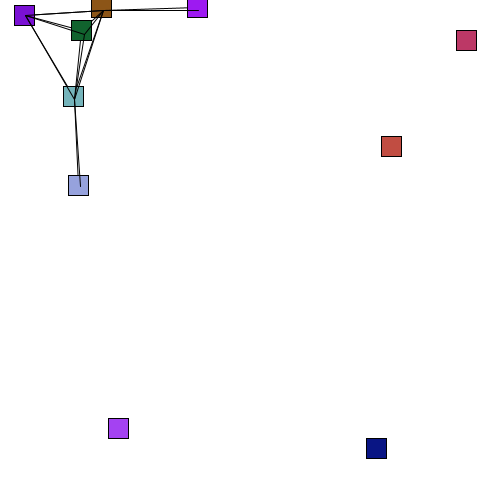
Frame 1 (no input)
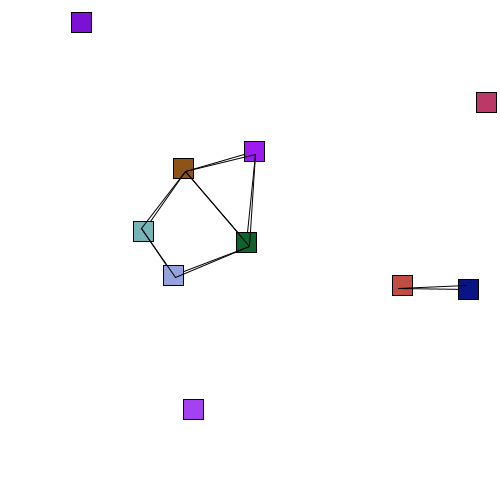
Frame 60 (the mouse pressed at the canvas centre just before this capture)
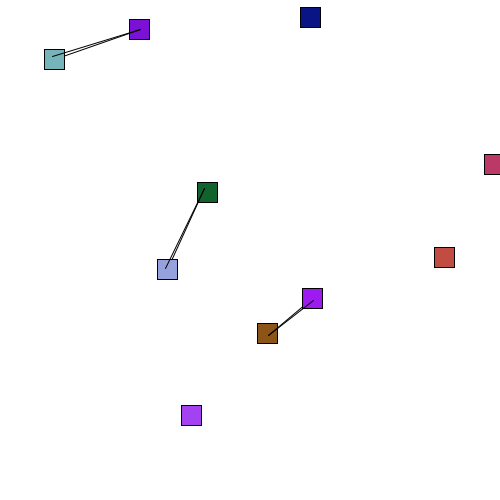
Frame 120 (the mouse held since frame 60 and released just before this capture)

The Processing sketch that drew these frames (run headless with seeded random() and noise(); from frame 60 on, the mouse is pressed at the canvas centre):

// Processing sketch: processing_147932
// ── processing_147932.pde

//variables
//Car myCar;
//Car myCar2;

Car[] myCars = new Car[10];

void setup() {
  size(500, 500);
  //(contrutor variables)  color, width, height, posX, posY, speed)
  //  myCar = new Car(color(255, 56, 89), 20, 50, width/2, height/2, 2, 3);
  //  myCar2 = new Car(color(50, 56, 89), 20, 50, 150, height/2, 2, 33);
  for (int i = 0; i < myCars.length; i++) {
    myCars [i] = new Car(color(random(255), random(255), random(255)), 20, 20, random(width), random(height), random(4), random(6));
  }
}

void draw() {
  background(255);
  // myCar.display();
  // myCar2.display();
  // myCar.move();
  // myCar2.move();
  // myCar.bounce();
  // myCar2.bounce();

  for (int i = 0; i< myCars.length; i++) {
    myCars[i].display();
    myCars[i].move();
    myCars[i].bounce();
    myCars[i].collide();
    myCars[i].linettes();
  }
  //myCars[i].display();
  // myCars[i].move();
  // myCars[i].bounce();
}

//function



//class

class Car {
  color carColor;
  float carWidth, carHeight;
  float posX, posY, speedX, speedY;

  //the constructor
  Car(color theColor, float theWidth, float theHeight, float thePosX, float thePosY, float theSpeedX, float theSpeedY) {
    carColor = theColor;  
    carWidth = theWidth;
    carHeight = theHeight;
    posX = thePosX;
    posY = thePosY;
    speedX = theSpeedX;
    speedY = theSpeedY;
  } 

  //methods
  void display() {
    rectMode(CENTER);
    fill(carColor);
    rect(posX, posY, carWidth, carHeight);
  }

  void move() {
    posX = posX + speedX;
    posY = posY + speedY;
  }


  void bounce() {
    if (posX> width || posX< 0) {
      speedX = speedX * -1;
    }
    if (posY > height || posY < 0) {
      speedY = speedY* -1;
    }
  }
  public float getPosX(){
     return posX; 
  }
  
  public float getPosY(){
     return posY; 
  }
  
  void collide(){
    for(int i = 0; i<myCars.length; i++){
       float theDistance = dist(myCars[i].getPosX(), myCars[i].getPosY(), this.getPosX(), this.getPosY());
       if(theDistance < 20 && myCars[i] != this){
        speedX = speedX * -1;
        speedY = speedY * -1; 
       }
      
    }
  }
  
  void linettes() {
    for(int i = 0; i<myCars.length; i++){
       float theDistance = dist(myCars[i].getPosX(), myCars[i].getPosY(), this.getPosX(), this.getPosY());
       if(theDistance < 100 && myCars[i] != this){
        line(myCars[i].getPosX(), myCars[i].getPosY(), this.getPosX(), this.getPosY());
      }
    }
  }
}
